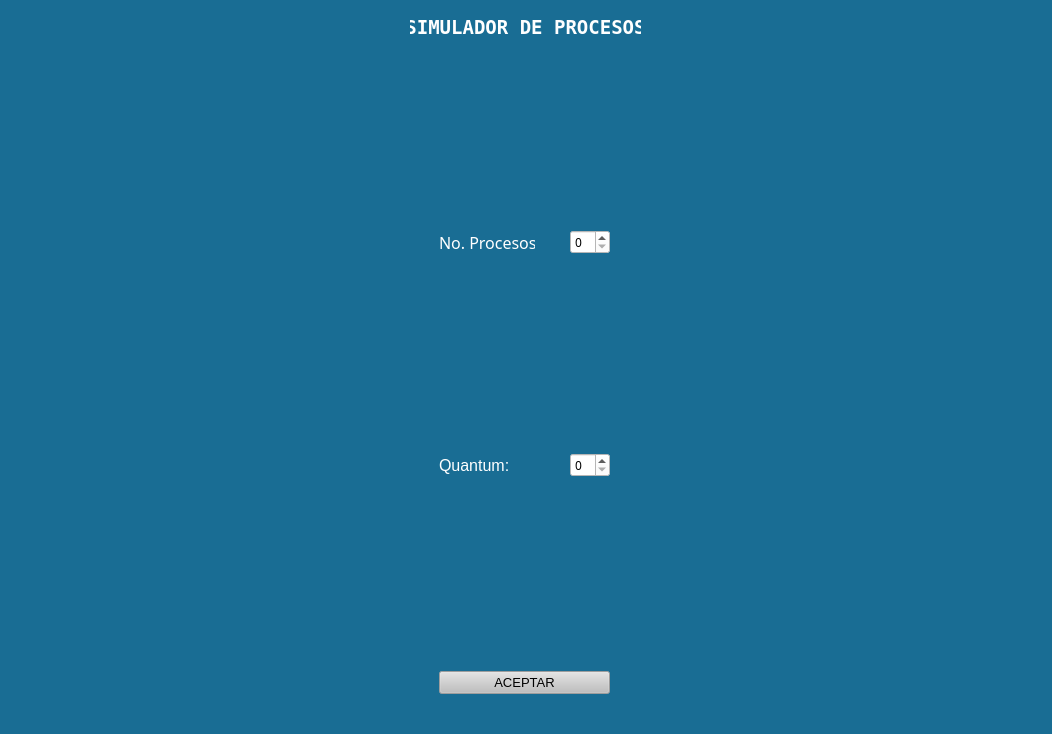
<?xml version="1.0" encoding="UTF-8"?>
<ui version="4.0">
 <class>MainWindow</class>
 <widget class="QMainWindow" name="MainWindow">
  <property name="geometry">
   <rect>
    <x>0</x>
    <y>0</y>
    <width>1052</width>
    <height>734</height>
   </rect>
  </property>
  <property name="minimumSize">
   <size>
    <width>300</width>
    <height>200</height>
   </size>
  </property>
  <property name="font">
   <font>
    <family>Ubuntu Light</family>
    <pointsize>12</pointsize>
    <weight>50</weight>
    <bold>false</bold>
   </font>
  </property>
  <property name="windowTitle">
   <string>MainWindow</string>
  </property>
  <property name="styleSheet">
   <string notr="true">color: rgb(255, 255, 255);
background-color: #196D94;</string>
  </property>
  <widget class="QWidget" name="centralwidget">
   <layout class="QGridLayout" name="gridLayout_5">
    <item row="0" column="0">
     <widget class="QStackedWidget" name="stackedWidget">
      <property name="enabled">
       <bool>true</bool>
      </property>
      <property name="currentIndex">
       <number>0</number>
      </property>
      <widget class="QWidget" name="capturaProcesos">
       <property name="font">
        <font>
         <family>Ubuntu Light</family>
         <pointsize>12</pointsize>
        </font>
       </property>
       <layout class="QGridLayout" name="gridLayout_3">
        <item row="1" column="0">
         <layout class="QGridLayout" name="gridLayout">
          <item row="3" column="0">
           <spacer name="verticalSpacer">
            <property name="orientation">
             <enum>Qt::Vertical</enum>
            </property>
            <property name="sizeHint" stdset="0">
             <size>
              <width>20</width>
              <height>40</height>
             </size>
            </property>
           </spacer>
          </item>
          <item row="4" column="0">
           <widget class="QLabel" name="quantumLabel">
            <property name="minimumSize">
             <size>
              <width>96</width>
              <height>24</height>
             </size>
            </property>
            <property name="maximumSize">
             <size>
              <width>94</width>
              <height>26</height>
             </size>
            </property>
            <property name="font">
             <font>
              <family>Ubuntu</family>
              <pointsize>12</pointsize>
             </font>
            </property>
            <property name="text">
             <string>Quantum:</string>
            </property>
           </widget>
          </item>
          <item row="1" column="0">
           <widget class="QLabel" name="processAcountLB">
            <property name="minimumSize">
             <size>
              <width>96</width>
              <height>24</height>
             </size>
            </property>
            <property name="maximumSize">
             <size>
              <width>96</width>
              <height>24</height>
             </size>
            </property>
            <property name="font">
             <font>
              <family>Ubuntu Light</family>
              <pointsize>12</pointsize>
             </font>
            </property>
            <property name="text">
             <string>No. Procesos:</string>
            </property>
           </widget>
          </item>
          <item row="6" column="0" colspan="2">
           <widget class="QPushButton" name="processAcountPB">
            <property name="enabled">
             <bool>false</bool>
            </property>
            <property name="font">
             <font>
              <family>MS Shell Dlg 2</family>
              <pointsize>10</pointsize>
             </font>
            </property>
            <property name="styleSheet">
             <string notr="true">color: rgb(0, 0, 0);
background-color: rgb(191, 191, 191);</string>
            </property>
            <property name="text">
             <string>ACEPTAR</string>
            </property>
           </widget>
          </item>
          <item row="5" column="0">
           <spacer name="verticalSpacer_3">
            <property name="orientation">
             <enum>Qt::Vertical</enum>
            </property>
            <property name="sizeHint" stdset="0">
             <size>
              <width>20</width>
              <height>40</height>
             </size>
            </property>
           </spacer>
          </item>
          <item row="4" column="1">
           <widget class="QSpinBox" name="quantumSP">
            <property name="minimumSize">
             <size>
              <width>40</width>
              <height>24</height>
             </size>
            </property>
            <property name="maximumSize">
             <size>
              <width>40</width>
              <height>24</height>
             </size>
            </property>
            <property name="font">
             <font>
              <family>Ubuntu Light</family>
             </font>
            </property>
            <property name="styleSheet">
             <string notr="true">background-color: rgb(255, 255, 255);
color: rgb(0, 0, 0);</string>
            </property>
           </widget>
          </item>
          <item row="2" column="1" rowspan="2">
           <spacer name="verticalSpacer_2">
            <property name="orientation">
             <enum>Qt::Vertical</enum>
            </property>
            <property name="sizeHint" stdset="0">
             <size>
              <width>20</width>
              <height>40</height>
             </size>
            </property>
           </spacer>
          </item>
          <item row="5" column="1">
           <spacer name="verticalSpacer_4">
            <property name="orientation">
             <enum>Qt::Vertical</enum>
            </property>
            <property name="sizeHint" stdset="0">
             <size>
              <width>20</width>
              <height>40</height>
             </size>
            </property>
           </spacer>
          </item>
          <item row="1" column="1">
           <widget class="QSpinBox" name="processNumberSP">
            <property name="minimumSize">
             <size>
              <width>40</width>
              <height>24</height>
             </size>
            </property>
            <property name="maximumSize">
             <size>
              <width>40</width>
              <height>24</height>
             </size>
            </property>
            <property name="font">
             <font>
              <family>Ubuntu Light</family>
             </font>
            </property>
            <property name="styleSheet">
             <string notr="true">background-color: rgb(255, 255, 255);
color: rgb(0, 0, 0);</string>
            </property>
           </widget>
          </item>
          <item row="0" column="0">
           <spacer name="verticalSpacer_5">
            <property name="orientation">
             <enum>Qt::Vertical</enum>
            </property>
            <property name="sizeHint" stdset="0">
             <size>
              <width>20</width>
              <height>40</height>
             </size>
            </property>
           </spacer>
          </item>
          <item row="0" column="1">
           <spacer name="verticalSpacer_6">
            <property name="orientation">
             <enum>Qt::Vertical</enum>
            </property>
            <property name="sizeHint" stdset="0">
             <size>
              <width>20</width>
              <height>40</height>
             </size>
            </property>
           </spacer>
          </item>
         </layout>
        </item>
        <item row="0" column="0">
         <widget class="QLabel" name="programName">
          <property name="maximumSize">
           <size>
            <width>231</width>
            <height>18</height>
           </size>
          </property>
          <property name="font">
           <font>
            <family>Terminal</family>
            <pointsize>14</pointsize>
            <weight>75</weight>
            <bold>true</bold>
           </font>
          </property>
          <property name="text">
           <string>SIMULADOR DE PROCESOS</string>
          </property>
          <property name="alignment">
           <set>Qt::AlignCenter</set>
          </property>
         </widget>
        </item>
       </layout>
      </widget>
      <widget class="QWidget" name="mostrarProcesos">
       <property name="maximumSize">
        <size>
         <width>1270</width>
         <height>720</height>
        </size>
       </property>
       <layout class="QGridLayout" name="gridLayout_4">
        <item row="2" column="1">
         <layout class="QGridLayout" name="gridLayout_2">
          <item row="1" column="0" rowspan="2">
           <widget class="QGroupBox" name="readyProcessGB">
            <property name="minimumSize">
             <size>
              <width>231</width>
              <height>430</height>
             </size>
            </property>
            <property name="maximumSize">
             <size>
              <width>231</width>
              <height>430</height>
             </size>
            </property>
            <property name="font">
             <font>
              <family>Ubuntu Light</family>
              <pointsize>12</pointsize>
              <weight>75</weight>
              <bold>true</bold>
             </font>
            </property>
            <property name="title">
             <string>Listos</string>
            </property>
            <property name="alignment">
             <set>Qt::AlignCenter</set>
            </property>
            <widget class="QTableWidget" name="readyProcessesTB">
             <property name="geometry">
              <rect>
               <x>10</x>
               <y>28</y>
               <width>211</width>
               <height>392</height>
              </rect>
             </property>
             <property name="styleSheet">
              <string notr="true">background-color: white;
color: black;</string>
             </property>
             <property name="editTriggers">
              <set>QAbstractItemView::NoEditTriggers</set>
             </property>
             <attribute name="horizontalHeaderCascadingSectionResizes">
              <bool>false</bool>
             </attribute>
             <attribute name="horizontalHeaderMinimumSectionSize">
              <number>32</number>
             </attribute>
             <attribute name="horizontalHeaderDefaultSectionSize">
              <number>65</number>
             </attribute>
             <attribute name="horizontalHeaderHighlightSections">
              <bool>true</bool>
             </attribute>
             <attribute name="horizontalHeaderStretchLastSection">
              <bool>false</bool>
             </attribute>
             <attribute name="verticalHeaderVisible">
              <bool>false</bool>
             </attribute>
             <column>
              <property name="text">
               <string>ID</string>
              </property>
             </column>
             <column>
              <property name="text">
               <string>TME</string>
              </property>
             </column>
             <column>
              <property name="text">
               <string>TT</string>
              </property>
             </column>
            </widget>
           </widget>
          </item>
          <item row="2" column="1">
           <widget class="QGroupBox" name="blockGB">
            <property name="minimumSize">
             <size>
              <width>191</width>
              <height>169</height>
             </size>
            </property>
            <property name="maximumSize">
             <size>
              <width>191</width>
              <height>169</height>
             </size>
            </property>
            <property name="font">
             <font>
              <family>Ubuntu</family>
              <pointsize>12</pointsize>
              <weight>75</weight>
              <italic>false</italic>
              <bold>true</bold>
             </font>
            </property>
            <property name="title">
             <string>Bloqueados</string>
            </property>
            <property name="alignment">
             <set>Qt::AlignCenter</set>
            </property>
            <widget class="QTableWidget" name="blockTB">
             <property name="geometry">
              <rect>
               <x>10</x>
               <y>28</y>
               <width>171</width>
               <height>131</height>
              </rect>
             </property>
             <property name="styleSheet">
              <string notr="true">background-color: white;
color: black;</string>
             </property>
             <property name="editTriggers">
              <set>QAbstractItemView::NoEditTriggers</set>
             </property>
             <attribute name="horizontalHeaderDefaultSectionSize">
              <number>75</number>
             </attribute>
             <attribute name="horizontalHeaderStretchLastSection">
              <bool>false</bool>
             </attribute>
             <attribute name="verticalHeaderVisible">
              <bool>false</bool>
             </attribute>
             <column>
              <property name="text">
               <string>ID</string>
              </property>
             </column>
             <column>
              <property name="text">
               <string>TTB</string>
              </property>
             </column>
            </widget>
           </widget>
          </item>
          <item row="1" column="1">
           <widget class="QGroupBox" name="processRuningGB">
            <property name="minimumSize">
             <size>
              <width>191</width>
              <height>261</height>
             </size>
            </property>
            <property name="maximumSize">
             <size>
              <width>191</width>
              <height>261</height>
             </size>
            </property>
            <property name="font">
             <font>
              <family>Ubuntu</family>
              <pointsize>12</pointsize>
              <weight>75</weight>
              <bold>true</bold>
             </font>
            </property>
            <property name="title">
             <string>Proceso en ejecución</string>
            </property>
            <property name="alignment">
             <set>Qt::AlignCenter</set>
            </property>
            <widget class="QTableWidget" name="processRuningTB">
             <property name="geometry">
              <rect>
               <x>10</x>
               <y>28</y>
               <width>171</width>
               <height>223</height>
              </rect>
             </property>
             <property name="styleSheet">
              <string notr="true">background-color: white;
color: black;
</string>
             </property>
             <property name="editTriggers">
              <set>QAbstractItemView::NoEditTriggers</set>
             </property>
             <attribute name="horizontalHeaderVisible">
              <bool>false</bool>
             </attribute>
             <attribute name="horizontalHeaderCascadingSectionResizes">
              <bool>false</bool>
             </attribute>
             <attribute name="horizontalHeaderStretchLastSection">
              <bool>true</bool>
             </attribute>
             <attribute name="verticalHeaderCascadingSectionResizes">
              <bool>false</bool>
             </attribute>
             <attribute name="verticalHeaderDefaultSectionSize">
              <number>30</number>
             </attribute>
             <attribute name="verticalHeaderStretchLastSection">
              <bool>false</bool>
             </attribute>
             <row>
              <property name="text">
               <string>ID</string>
              </property>
             </row>
             <row>
              <property name="text">
               <string>OPE</string>
              </property>
             </row>
             <row>
              <property name="text">
               <string>TME</string>
              </property>
             </row>
             <row>
              <property name="text">
               <string>TT</string>
              </property>
             </row>
             <row>
              <property name="text">
               <string>TR</string>
              </property>
             </row>
             <row>
              <property name="text">
               <string>TAM</string>
              </property>
             </row>
             <row>
              <property name="text">
               <string>QUANTUM</string>
              </property>
             </row>
             <column>
              <property name="text">
               <string>New Column</string>
              </property>
             </column>
            </widget>
           </widget>
          </item>
          <item row="1" column="2" rowspan="2">
           <widget class="QGroupBox" name="finishedGB">
            <property name="minimumSize">
             <size>
              <width>251</width>
              <height>431</height>
             </size>
            </property>
            <property name="maximumSize">
             <size>
              <width>251</width>
              <height>431</height>
             </size>
            </property>
            <property name="font">
             <font>
              <family>Ubuntu</family>
              <pointsize>12</pointsize>
              <weight>75</weight>
              <bold>true</bold>
             </font>
            </property>
            <property name="title">
             <string>Terminados</string>
            </property>
            <property name="alignment">
             <set>Qt::AlignCenter</set>
            </property>
            <widget class="QTableWidget" name="finishedTB">
             <property name="geometry">
              <rect>
               <x>10</x>
               <y>28</y>
               <width>231</width>
               <height>393</height>
              </rect>
             </property>
             <property name="styleSheet">
              <string notr="true">background-color: white;
color: black;</string>
             </property>
             <property name="editTriggers">
              <set>QAbstractItemView::NoEditTriggers</set>
             </property>
             <attribute name="horizontalHeaderDefaultSectionSize">
              <number>75</number>
             </attribute>
             <attribute name="verticalHeaderVisible">
              <bool>false</bool>
             </attribute>
             <column>
              <property name="text">
               <string>ID</string>
              </property>
             </column>
             <column>
              <property name="text">
               <string>OPE</string>
              </property>
             </column>
             <column>
              <property name="text">
               <string>RL</string>
              </property>
             </column>
            </widget>
           </widget>
          </item>
         </layout>
        </item>
        <item row="1" column="1">
         <layout class="QHBoxLayout" name="horizontalLayout_5">
          <item>
           <layout class="QVBoxLayout" name="verticalLayout">
            <item>
             <layout class="QHBoxLayout" name="horizontalLayout_2">
              <item>
               <widget class="QLabel" name="newProcessesLB">
                <property name="maximumSize">
                 <size>
                  <width>169</width>
                  <height>23</height>
                 </size>
                </property>
                <property name="font">
                 <font>
                  <family>Ubuntu</family>
                  <pointsize>12</pointsize>
                  <weight>75</weight>
                  <bold>true</bold>
                 </font>
                </property>
                <property name="text">
                 <string>Nuevos procesos:</string>
                </property>
               </widget>
              </item>
              <item>
               <widget class="QLCDNumber" name="newProcessesLCD">
                <property name="maximumSize">
                 <size>
                  <width>64</width>
                  <height>23</height>
                 </size>
                </property>
               </widget>
              </item>
             </layout>
            </item>
            <item>
             <widget class="QLabel" name="nextProcessLB">
              <property name="maximumSize">
               <size>
                <width>225</width>
                <height>50</height>
               </size>
              </property>
              <property name="font">
               <font>
                <family>Ubuntu Light</family>
                <pointsize>12</pointsize>
                <weight>75</weight>
                <bold>true</bold>
               </font>
              </property>
              <property name="text">
               <string>Siguiente proceso: </string>
              </property>
             </widget>
            </item>
           </layout>
          </item>
          <item>
           <layout class="QVBoxLayout" name="verticalLayout_2">
            <item>
             <layout class="QHBoxLayout" name="horizontalLayout_4">
              <item>
               <widget class="QLabel" name="suspendedProcessesLB">
                <property name="minimumSize">
                 <size>
                  <width>171</width>
                  <height>23</height>
                 </size>
                </property>
                <property name="maximumSize">
                 <size>
                  <width>171</width>
                  <height>23</height>
                 </size>
                </property>
                <property name="font">
                 <font>
                  <family>Ubuntu Light</family>
                  <pointsize>12</pointsize>
                  <weight>75</weight>
                  <bold>true</bold>
                 </font>
                </property>
                <property name="text">
                 <string>Procesos suspendidos: </string>
                </property>
               </widget>
              </item>
              <item>
               <widget class="QLCDNumber" name="suspendedLCD">
                <property name="minimumSize">
                 <size>
                  <width>64</width>
                  <height>23</height>
                 </size>
                </property>
                <property name="maximumSize">
                 <size>
                  <width>64</width>
                  <height>23</height>
                 </size>
                </property>
               </widget>
              </item>
             </layout>
            </item>
            <item>
             <widget class="QLabel" name="nextSuspendedLB">
              <property name="maximumSize">
               <size>
                <width>225</width>
                <height>50</height>
               </size>
              </property>
              <property name="font">
               <font>
                <family>Ubuntu Light</family>
                <pointsize>12</pointsize>
                <weight>75</weight>
                <bold>true</bold>
               </font>
              </property>
              <property name="text">
               <string>Siguiente suspendido: </string>
              </property>
             </widget>
            </item>
           </layout>
          </item>
         </layout>
        </item>
        <item row="3" column="1">
         <layout class="QHBoxLayout" name="horizontalLayout">
          <item>
           <layout class="QHBoxLayout" name="horizontalLayout_3">
            <item>
             <widget class="QLabel" name="globalCountLB">
              <property name="minimumSize">
               <size>
                <width>165</width>
                <height>27</height>
               </size>
              </property>
              <property name="maximumSize">
               <size>
                <width>165</width>
                <height>27</height>
               </size>
              </property>
              <property name="font">
               <font>
                <family>Ubuntu</family>
                <pointsize>12</pointsize>
                <weight>75</weight>
                <bold>true</bold>
               </font>
              </property>
              <property name="text">
               <string>Contador global: </string>
              </property>
             </widget>
            </item>
            <item>
             <widget class="QLCDNumber" name="globalCountLCD">
              <property name="minimumSize">
               <size>
                <width>164</width>
                <height>27</height>
               </size>
              </property>
              <property name="maximumSize">
               <size>
                <width>164</width>
                <height>27</height>
               </size>
              </property>
             </widget>
            </item>
           </layout>
          </item>
          <item>
           <widget class="QPushButton" name="startRunPB">
            <property name="font">
             <font>
              <family>Ubuntu</family>
              <pointsize>10</pointsize>
              <weight>75</weight>
              <bold>true</bold>
             </font>
            </property>
            <property name="styleSheet">
             <string notr="true">color: black;
background-color: white;</string>
            </property>
            <property name="text">
             <string>Comenzar</string>
            </property>
           </widget>
          </item>
         </layout>
        </item>
        <item row="1" column="0" rowspan="3">
         <widget class="QGroupBox" name="memoryGB">
          <property name="minimumSize">
           <size>
            <width>321</width>
            <height>650</height>
           </size>
          </property>
          <property name="maximumSize">
           <size>
            <width>321</width>
            <height>690</height>
           </size>
          </property>
          <property name="font">
           <font>
            <family>Ubuntu Light</family>
            <pointsize>12</pointsize>
            <weight>75</weight>
            <bold>true</bold>
           </font>
          </property>
          <property name="title">
           <string>Memoria</string>
          </property>
          <property name="alignment">
           <set>Qt::AlignCenter</set>
          </property>
          <layout class="QGridLayout" name="gridLayout_8">
           <item row="0" column="0">
            <widget class="QTableWidget" name="memoryTB">
             <property name="maximumSize">
              <size>
               <width>300</width>
               <height>16777215</height>
              </size>
             </property>
             <property name="focusPolicy">
              <enum>Qt::NoFocus</enum>
             </property>
             <property name="styleSheet">
              <string notr="true">background-color: white;
color: black;</string>
             </property>
             <property name="editTriggers">
              <set>QAbstractItemView::NoEditTriggers</set>
             </property>
             <attribute name="horizontalHeaderDefaultSectionSize">
              <number>65</number>
             </attribute>
             <attribute name="verticalHeaderDefaultSectionSize">
              <number>24</number>
             </attribute>
             <row>
              <property name="text">
               <string/>
              </property>
             </row>
             <row>
              <property name="text">
               <string/>
              </property>
             </row>
             <row>
              <property name="text">
               <string/>
              </property>
             </row>
             <row>
              <property name="text">
               <string/>
              </property>
             </row>
             <row>
              <property name="text">
               <string/>
              </property>
             </row>
             <row>
              <property name="text">
               <string/>
              </property>
             </row>
             <row>
              <property name="text">
               <string/>
              </property>
             </row>
             <row>
              <property name="text">
               <string/>
              </property>
             </row>
             <row>
              <property name="text">
               <string/>
              </property>
             </row>
             <row>
              <property name="text">
               <string/>
              </property>
             </row>
             <row>
              <property name="text">
               <string/>
              </property>
             </row>
             <row>
              <property name="text">
               <string/>
              </property>
             </row>
             <row>
              <property name="text">
               <string/>
              </property>
             </row>
             <row>
              <property name="text">
               <string/>
              </property>
             </row>
             <row>
              <property name="text">
               <string/>
              </property>
             </row>
             <row>
              <property name="text">
               <string/>
              </property>
             </row>
             <row>
              <property name="text">
               <string/>
              </property>
             </row>
             <row>
              <property name="text">
               <string/>
              </property>
             </row>
             <row>
              <property name="text">
               <string/>
              </property>
             </row>
             <row>
              <property name="text">
               <string/>
              </property>
             </row>
             <row>
              <property name="text">
               <string/>
              </property>
             </row>
             <row>
              <property name="text">
               <string/>
              </property>
             </row>
             <row>
              <property name="text">
               <string/>
              </property>
             </row>
             <row>
              <property name="text">
               <string/>
              </property>
             </row>
             <row>
              <property name="text">
               <string/>
              </property>
             </row>
             <row>
              <property name="text">
               <string/>
              </property>
             </row>
             <row>
              <property name="text">
               <string/>
              </property>
             </row>
             <row>
              <property name="text">
               <string/>
              </property>
             </row>
             <row>
              <property name="text">
               <string/>
              </property>
             </row>
             <row>
              <property name="text">
               <string/>
              </property>
             </row>
             <row>
              <property name="text">
               <string/>
              </property>
             </row>
             <row>
              <property name="text">
               <string/>
              </property>
             </row>
             <row>
              <property name="text">
               <string/>
              </property>
             </row>
             <row>
              <property name="text">
               <string/>
              </property>
             </row>
             <row>
              <property name="text">
               <string/>
              </property>
             </row>
             <row>
              <property name="text">
               <string/>
              </property>
             </row>
             <row>
              <property name="text">
               <string/>
              </property>
             </row>
             <row>
              <property name="text">
               <string/>
              </property>
             </row>
             <row>
              <property name="text">
               <string/>
              </property>
             </row>
             <row>
              <property name="text">
               <string/>
              </property>
             </row>
             <row>
              <property name="text">
               <string/>
              </property>
             </row>
             <row>
              <property name="text">
               <string/>
              </property>
             </row>
             <row>
              <property name="text">
               <string/>
              </property>
             </row>
             <row>
              <property name="text">
               <string/>
              </property>
             </row>
             <row>
              <property name="text">
               <string/>
              </property>
             </row>
             <column>
              <property name="text">
               <string>Marco</string>
              </property>
             </column>
             <column>
              <property name="text">
               <string>Espacio</string>
              </property>
             </column>
             <column>
              <property name="text">
               <string>Proceso</string>
              </property>
             </column>
             <column>
              <property name="text">
               <string>Estado</string>
              </property>
             </column>
            </widget>
           </item>
          </layout>
         </widget>
        </item>
        <item row="0" column="1">
         <widget class="QLabel" name="titleLB">
          <property name="font">
           <font>
            <family>Terminal</family>
            <pointsize>15</pointsize>
            <weight>75</weight>
            <bold>true</bold>
           </font>
          </property>
          <property name="text">
           <string>SIMULADOR DE PROCESOS</string>
          </property>
          <property name="alignment">
           <set>Qt::AlignCenter</set>
          </property>
         </widget>
        </item>
       </layout>
      </widget>
      <widget class="QWidget" name="mostrarTiempos">
       <layout class="QGridLayout" name="gridLayout_10">
        <item row="0" column="0">
         <widget class="QGroupBox" name="timesProcessesGB">
          <property name="font">
           <font>
            <family>Ubuntu</family>
            <pointsize>12</pointsize>
            <weight>75</weight>
            <bold>true</bold>
           </font>
          </property>
          <property name="title">
           <string>TIEMPOS DE LOS PROCESOS</string>
          </property>
          <property name="alignment">
           <set>Qt::AlignCenter</set>
          </property>
          <layout class="QGridLayout" name="gridLayout_9">
           <item row="0" column="0">
            <widget class="QTableWidget" name="timesProcessesTB">
             <property name="font">
              <font>
               <family>Ubuntu</family>
               <pointsize>10</pointsize>
               <weight>75</weight>
               <bold>true</bold>
              </font>
             </property>
             <property name="focusPolicy">
              <enum>Qt::NoFocus</enum>
             </property>
             <property name="styleSheet">
              <string notr="true">background-color: white;
color: black;
alternate-background-color: #606060;
selection-background-color:#282828;
</string>
             </property>
             <property name="editTriggers">
              <set>QAbstractItemView::NoEditTriggers</set>
             </property>
             <column>
              <property name="text">
               <string>ID</string>
              </property>
             </column>
             <column>
              <property name="text">
               <string>Operacion</string>
              </property>
             </column>
             <column>
              <property name="text">
               <string>Resultado</string>
              </property>
             </column>
             <column>
              <property name="text">
               <string>T. Estimado</string>
              </property>
             </column>
             <column>
              <property name="text">
               <string>T. Llegada</string>
              </property>
             </column>
             <column>
              <property name="text">
               <string>T. Finalizacion</string>
              </property>
             </column>
             <column>
              <property name="text">
               <string>T. Retorno</string>
              </property>
             </column>
             <column>
              <property name="text">
               <string>T. Respuesta</string>
              </property>
             </column>
             <column>
              <property name="text">
               <string>T. Espera</string>
              </property>
             </column>
             <column>
              <property name="text">
               <string>T. Servicio</string>
              </property>
             </column>
             <column>
              <property name="text">
               <string>Estado</string>
              </property>
             </column>
            </widget>
           </item>
          </layout>
         </widget>
        </item>
       </layout>
      </widget>
     </widget>
    </item>
   </layout>
  </widget>
  <widget class="QMenuBar" name="menubar">
   <property name="geometry">
    <rect>
     <x>0</x>
     <y>0</y>
     <width>1052</width>
     <height>22</height>
    </rect>
   </property>
  </widget>
  <widget class="QStatusBar" name="statusbar"/>
 </widget>
 <resources/>
 <connections/>
</ui>
